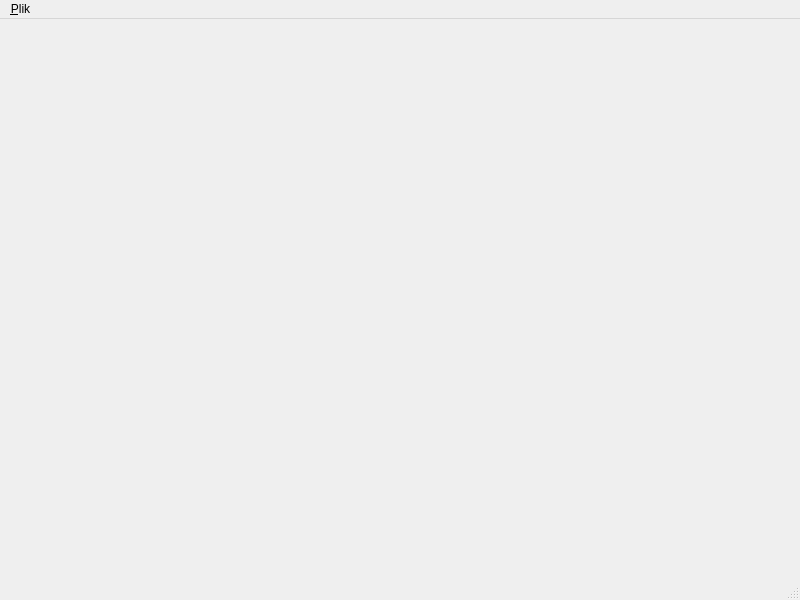
<?xml version="1.0" encoding="UTF-8"?>
<ui version="4.0">
 <class>MainWindow</class>
 <widget class="QMainWindow" name="MainWindow">
  <property name="geometry">
   <rect>
    <x>0</x>
    <y>0</y>
    <width>800</width>
    <height>600</height>
   </rect>
  </property>
  <property name="focusPolicy">
   <enum>Qt::StrongFocus</enum>
  </property>
  <property name="windowTitle">
   <string>MainWindow</string>
  </property>
  <widget class="QWidget" name="centralwidget">
   <layout class="QVBoxLayout" name="verticalLayout">
    <item>
     <widget class="MyWidget" name="widget" native="true"/>
    </item>
   </layout>
  </widget>
  <widget class="QMenuBar" name="menubar">
   <property name="geometry">
    <rect>
     <x>0</x>
     <y>0</y>
     <width>800</width>
     <height>20</height>
    </rect>
   </property>
   <widget class="QMenu" name="menu_Quit">
    <property name="title">
     <string>&amp;Plik</string>
    </property>
    <addaction name="action_Zakoncz"/>
   </widget>
   <addaction name="menu_Quit"/>
  </widget>
  <widget class="QStatusBar" name="statusbar"/>
  <action name="action_Zakoncz">
   <property name="text">
    <string>&amp;Zakończ</string>
   </property>
   <property name="toolTip">
    <string>Zakończ program</string>
   </property>
   <property name="shortcut">
    <string>Ctrl+Q</string>
   </property>
  </action>
 </widget>
 <customwidgets>
  <customwidget>
   <class>MyWidget</class>
   <extends>QWidget</extends>
   <header>my_widget.h</header>
   <container>1</container>
  </customwidget>
 </customwidgets>
 <resources/>
 <connections/>
</ui>
